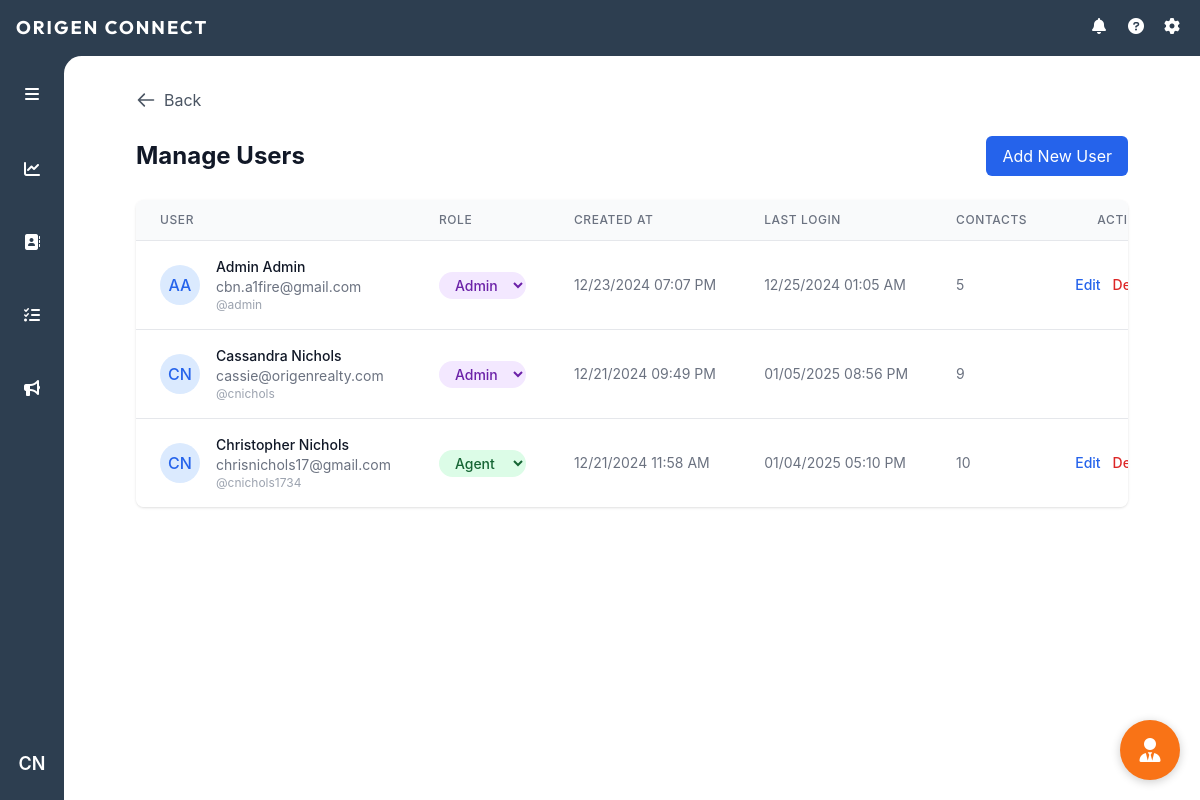
/manage-users (signed in), run on an earlier commit of the app's database.
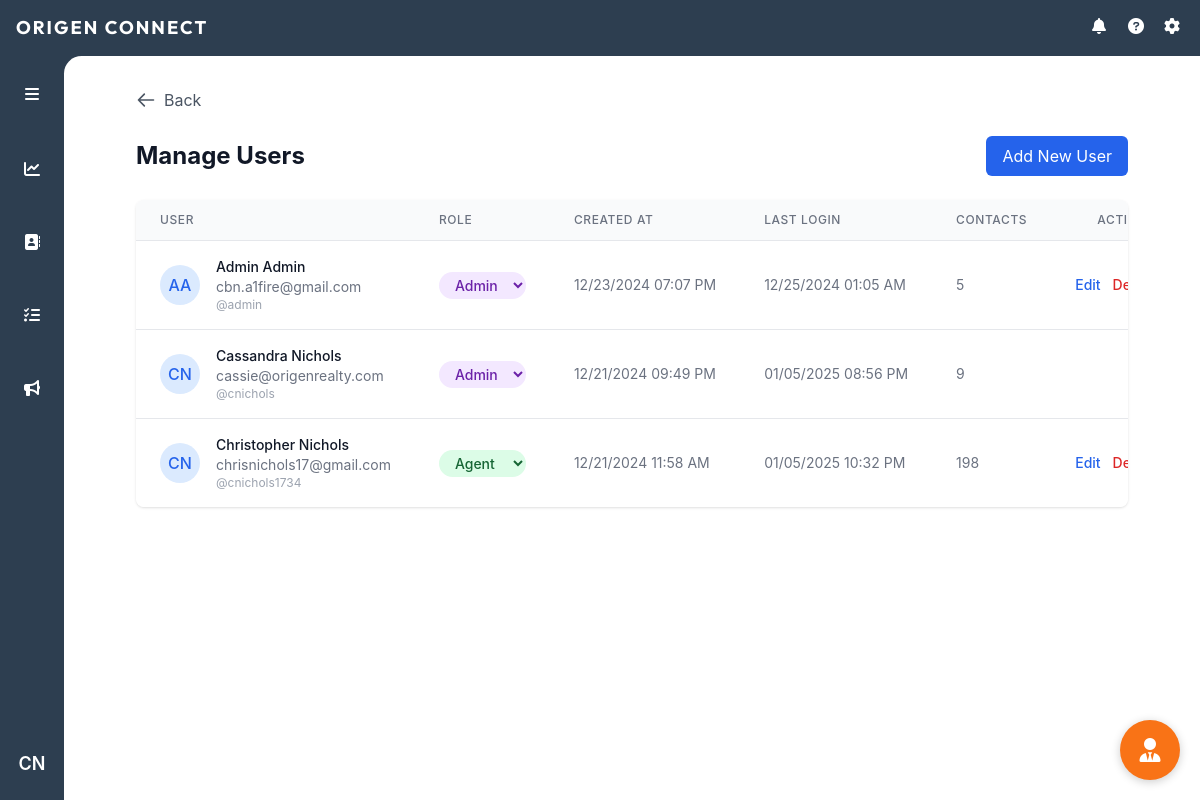
And on a later commit of the database.
### models.py (models this page shows, shortened)
class User(UserMixin, db.Model):
    id = db.Column(db.Integer, primary_key=True)
    username = db.Column(db.String(80), unique=True, nullable=False)
    email = db.Column(db.String(120), unique=True, nullable=False)
    password_hash = db.Column(db.String(128))
    first_name = db.Column(db.String(80), nullable=False)
    last_name = db.Column(db.String(80), nullable=False)
    role = db.Column(db.String(20), nullable=False, default='agent')
    created_at = db.Column(db.DateTime, nullable=False, default=datetime.utcnow)
    last_login = db.Column(db.DateTime)

### routes/auth.py (the view)
@auth_bp.route('/manage-users')
@login_required
@admin_required
def manage_users():
    users = User.query.order_by(User.created_at.desc()).all()
    return render_template('manage_users.html', users=users, format_datetime=format_datetime_cst)

### app.py (called while the page is built)
def create_app():
    app = Flask(__name__)
    app.config.from_object('config.Config')
    db.init_app(app)
    migrate = Migrate(app, db)
    login_manager = LoginManager()
    login_manager.init_app(app)
    login_manager.login_view = 'auth.login'
    app.jinja_env.filters['abs'] = abs
    mail = Mail()
    mail.init_app(app)
    @login_manager.user_loader
    def load_user(user_id):
        return User.query.get(int(user_id))
    register_blueprints(app)
    app.register_blueprint(ai_chat)
    app.register_blueprint(daily_todo)
    return app

### routes/auth.py (called while the page is built)
def format_datetime_cst(utc_dt):
    if not utc_dt:
        return 'Never'
    central = pytz.timezone('America/Chicago')
    if utc_dt.tzinfo is None:
        utc_dt = pytz.utc.localize(utc_dt)
    central_dt = utc_dt.astimezone(central)
    return central_dt.strftime('%m/%d/%Y %I:%M %p')

def admin_required(f):
    @wraps(f)
    def decorated_function(*args, **kwargs):
        if not current_user.is_authenticated or current_user.role != 'admin':
            flash('You do not have permission to access this page.', 'error')
            return redirect(url_for('main.index'))
        return f(*args, **kwargs)
    return decorated_function

@auth_bp.before_request
def update_last_login():
    if current_user.is_authenticated:
        current_user.last_login = datetime.utcnow()
        try:
            db.session.commit()
        except:
            db.session.rollback()

### templates/manage_users.html
{% extends "base.html" %}
{% block content %}
<div class="container mx-auto px-4 py-8">
    <div class="max-w-6xl mx-auto">
        <button onclick="history.back()" class="flex items-center text-gray-600 hover:text-gray-800 mb-6">
            <svg class="w-5 h-5 mr-2" fill="none" stroke="currentColor" viewBox="0 0 24 24">
                <path stroke-linecap="round" stroke-linejoin="round" stroke-width="2" d="M10 19l-7-7m0 0l7-7m-7 7h18"/>
            </svg>
            Back
        </button>
        <div class="flex justify-between items-center mb-6">
            <h1 class="text-2xl font-bold text-gray-900">Manage Users</h1>
            <a href="{{ url_for('auth.register') }}" class="bg-blue-600 text-white px-4 py-2 rounded-md hover:bg-blue-700">
                Add New User
            </a>
        </div>
        <div class="bg-white rounded-lg shadow overflow-hidden">
            <table class="min-w-full divide-y divide-gray-200">
                <thead class="bg-gray-50">
                    <tr>
                        <th class="px-6 py-3 text-left text-xs font-medium text-gray-500 uppercase tracking-wider">
                            User
                        </th>
                        <th class="px-6 py-3 text-left text-xs font-medium text-gray-500 uppercase tracking-wider">
                            Role
                        </th>
                        <th class="px-6 py-3 text-left text-xs font-medium text-gray-500 uppercase tracking-wider">
                            Created At
                        </th>
                        <th class="px-6 py-3 text-left text-xs font-medium text-gray-500 uppercase tracking-wider">
                            Last Login
                        </th>
                        <th class="px-6 py-3 text-left text-xs font-medium text-gray-500 uppercase tracking-wider">
                            Contacts
                        </th>
                        <th class="px-6 py-3 text-right text-xs font-medium text-gray-500 uppercase tracking-wider">
                            Actions
                        </th>
                    </tr>
                </thead>
                <tbody class="bg-white divide-y divide-gray-200">
                    {% for user in users %}
                    <tr class="hover:bg-gray-50">
                        <td class="px-6 py-4 whitespace-nowrap">
                            <div class="flex items-center">
                                <div class="flex-shrink-0 h-10 w-10 rounded-full bg-blue-100 flex items-center justify-center">
                                    <span class="text-blue-600 font-medium">{{ user.first_name[0] }}{{ user.last_name[0] }}</span>
                                </div>
                                <div class="ml-4">
                                    <div class="text-sm font-medium text-gray-900">
                                        {{ user.first_name }} {{ user.last_name }}
                                    </div>
                                    <div class="text-sm text-gray-500">
                                        {{ user.email }}
                                    </div>
                                    <div class="text-xs text-gray-400">
                                        @{{ user.username }}
                                    </div>
                                </div>
                            </div>
                        </td>
                        <td class="px-6 py-4 whitespace-nowrap">
                            <form method="POST" action="{{ url_for('auth.update_user_role', user_id=user.id) }}" class="inline-flex">
                                <select name="role"
                                        onchange="this.form.submit()"
                                        class="text-sm rounded-full px-3 py-1 font-medium
                                        {% if user.role == 'admin' %}
                                            bg-purple-100 text-purple-800
                                        {% else %}
                                            bg-green-100 text-green-800
                                        {% endif %}
                                        border-0 cursor-pointer hover:bg-opacity-75">
                                    <option value="agent" {% if user.role == 'agent' %}selected{% endif %}>Agent</option>
                                    <option value="admin" {% if user.role == 'admin' %}selected{% endif %}>Admin</option>
                                </select>
                            </form>
                        </td>
                        <td class="px-6 py-4 whitespace-nowrap text-sm text-gray-500">
                            {{ format_datetime(user.created_at) }}
                        </td>
                        <td class="px-6 py-4 whitespace-nowrap text-sm text-gray-500">
                            {{ format_datetime(user.last_login) }}
                        </td>
                        <td class="px-6 py-4 whitespace-nowrap text-sm text-gray-500">
                            {{ user.contacts|length }}
                        </td>
                        <td class="px-6 py-4 whitespace-nowrap text-right text-sm font-medium">
                            <div class="flex justify-end space-x-3">
                                <a href="{{ url_for('auth.edit_user', user_id=user.id) }}"
                                   class="text-blue-600 hover:text-blue-900">
                                    Edit
                                </a>
                                {% if user.id != current_user.id %}
                                <form method="POST" action="{{ url_for('auth.delete_user', user_id=user.id) }}" class="inline">
                                    <button type="submit"
                                            onclick="return confirm('Are you sure you want to delete this user?')"
                                            class="text-red-600 hover:text-red-900">
                                        Delete
                                    </button>
                                </form>
                                {% endif %}
                            </div>
                        </td>
                    </tr>
                    {% endfor %}
                </tbody>
            </table>
        </div>
    </div>
</div>
{% endblock %}

### templates/base.html (shortened to what this page needs)
<!DOCTYPE html>
<html lang="en" data-theme="light">
<head>
    <script src="https://cdn.tailwindcss.com"></script>
    <link href="https://cdn.jsdelivr.net/npm/daisyui@4.7.2/dist/full.min.css" rel="stylesheet" type="text/css" />
    <link rel="stylesheet" href="https://cdnjs.cloudflare.com/ajax/libs/font-awesome/6.0.0/css/all.min.css">
    <link rel="stylesheet" href="{{ url_for('static', filename='css/ai_chat.css') }}">
</head>
<body class="h-screen flex flex-col bg-[#2d3e50]">
<header class="text-white h-14 items-center justify-between hidden md:flex">
    <div class="pl-4 company-name">origen connect</div>
    <div class="flex items-center space-x-4 pr-4 relative">
        {% if current_user.is_authenticated %}
            <i class="fas fa-bell h-5 w-5"></i>
            <i class="fas fa-question-circle h-5 w-5"></i>
            <i class="fas fa-cog h-5 w-5"></i>
        {% else %}
            <a href="{{ url_for('auth.login') }}" class="text-white hover:text-gray-200">
                <i class="fas fa-sign-in-alt h-5 w-5"></i>
            </a>
        {% endif %}
    </div>
</header>
<div class="flex flex-1 overflow-hidden relative">
    <aside id="sidebar" class="w-16 transition-all duration-300 ease-in-out flex-col items-center py-4 z-10 hidden md:flex">
        <div class="w-full flex justify-center mb-8">
            <button id="sidebarToggle" class="p-2.5 rounded-lg hover:bg-[#3d4d63] text-white">
                <i class="fas fa-bars"></i>
            </button>
        </div>
        <div class="relative group mb-8 w-full px-3">
            <a href="{{ url_for('main.dashboard') }}" class="sidebar-link flex items-center p-2.5 rounded-lg hover:bg-[#3d4d63] {% if request.endpoint == 'main.dashboard' %}text-orange-500{% else %}text-white{% endif %}">
                <div class="w-full flex items-center">
                    <div class="flex justify-center w-[24px]">
                        <i class="fas fa-chart-line"></i>
                    </div>
                </div>
            </a>
        </div>
        <div class="relative group mb-8 w-full px-3">
            <a href="{{ url_for('main.index') }}" class="sidebar-link flex items-center p-2.5 rounded-lg hover:bg-[#3d4d63] {% if request.endpoint == 'main.index' %}text-orange-500{% else %}text-white{% endif %}">
                <div class="w-full flex items-center">
                    <div class="flex justify-center w-[24px]">
                        <i class="fas fa-address-book"></i>
                    </div>
                </div>
            </a>
        </div>
        <div class="relative group mb-8 w-full px-3">
            <a href="{{ url_for('tasks.tasks') }}" class="sidebar-link flex items-center p-2.5 rounded-lg hover:bg-[#3d4d63] {% if request.endpoint == 'tasks.tasks' %}text-orange-500{% else %}text-white{% endif %}">
                <div class="w-full flex items-center">
                    <div class="flex justify-center w-[24px]">
                        <i class="fas fa-tasks"></i>
                    </div>
                </div>
            </a>
        </div>
        <div class="relative group mb-8 w-full px-3">
            <a href="{{ url_for('main.marketing') }}" class="sidebar-link flex items-center p-2.5 rounded-lg hover:bg-[#3d4d63] {% if request.endpoint == 'main.marketing' %}text-orange-500{% else %}text-white{% endif %}">
                <div class="w-full flex items-center">
                    <div class="flex justify-center w-[24px]">
                        <i class="fas fa-bullhorn"></i>
                    </div>
                </div>
            </a>
        </div>
        {% if current_user.is_authenticated %}
            <div class="relative group w-full flex justify-center">
                <button
                    id="userIcon"
                    class="w-10 h-10 rounded-full hover:bg-[#3d4d63] text-white flex items-center justify-center text-lg font-semibold transition-colors duration-200"
                >
                    {{ current_user.first_name[0] }}{{ current_user.last_name[0] }}
                </button>
            </div>
        {% endif %}
    </aside>
    <main class="flex-1 overflow-auto bg-white md:absolute inset-0 md:ml-16 md:rounded-tl-[1.1rem] pb-14 md:pb-0 transition-all duration-300" id="mainContent">
        <div class="content-wrapper">
            {% block content %}{% endblock %}
        </div>
    </main>
</div>
</body>
</html>

### templates/base.html (style rules this page uses)
body { font-family: -apple-system, "SF Pro Display", "Helvetica Neue", Helvetica, Arial, sans-serif; }
.company-name { font-family: "Outfit", sans-serif; letter-spacing: 2px; text-transform: uppercase; font-size: 1.15rem; font-weight: 700; }
:root { --sidebar-width: 4rem; --sidebar-expanded-width: 11rem; }
#sidebar .sidebar-link { padding: 0.625rem 0.75rem; }

What changed in the data, as far as the page shows it:
changed User "Christopher": last_login "01/04/2025 05:10 PM" → "01/05/2025 10:32 PM"; contacts|length "10" → "198"
